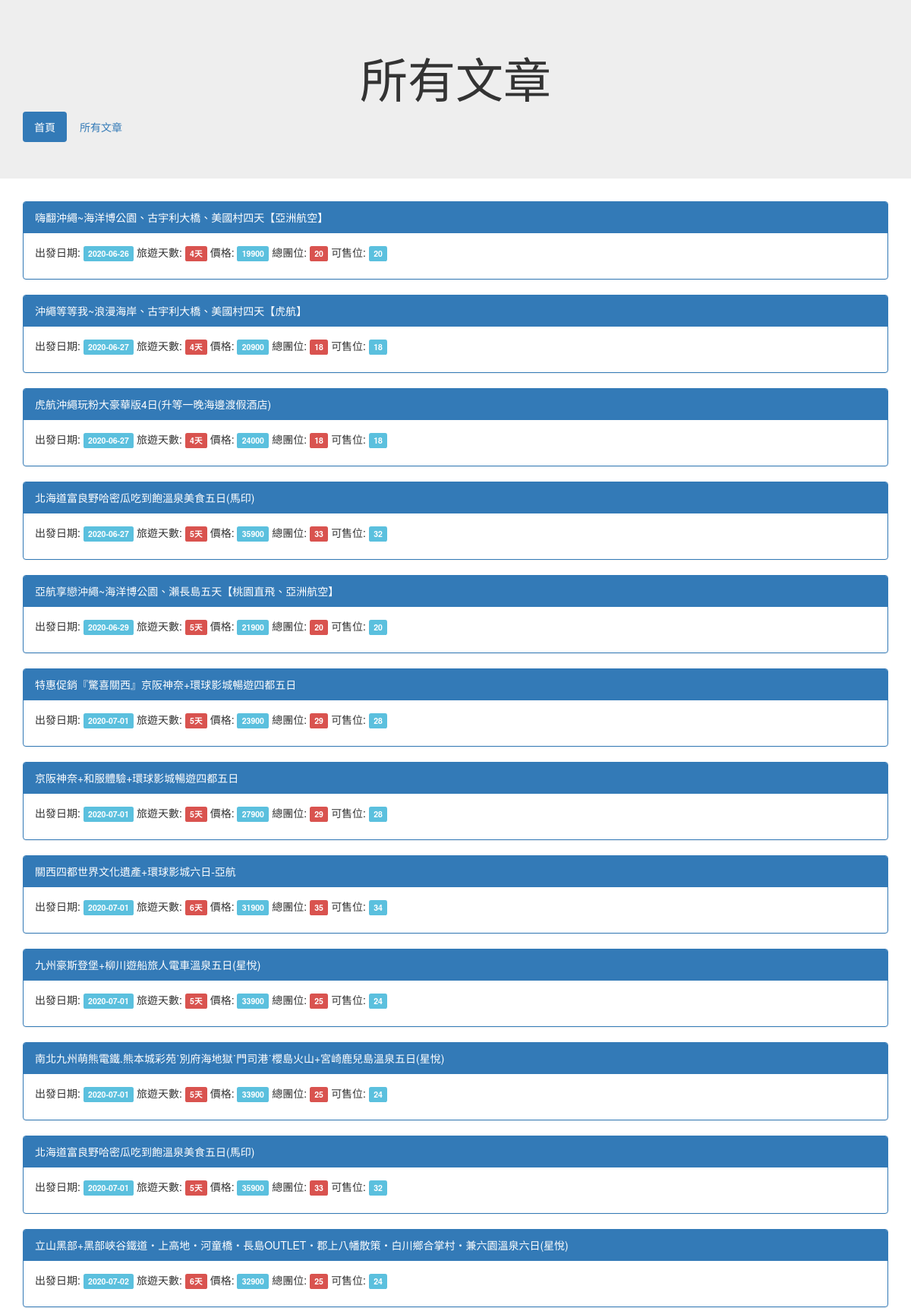
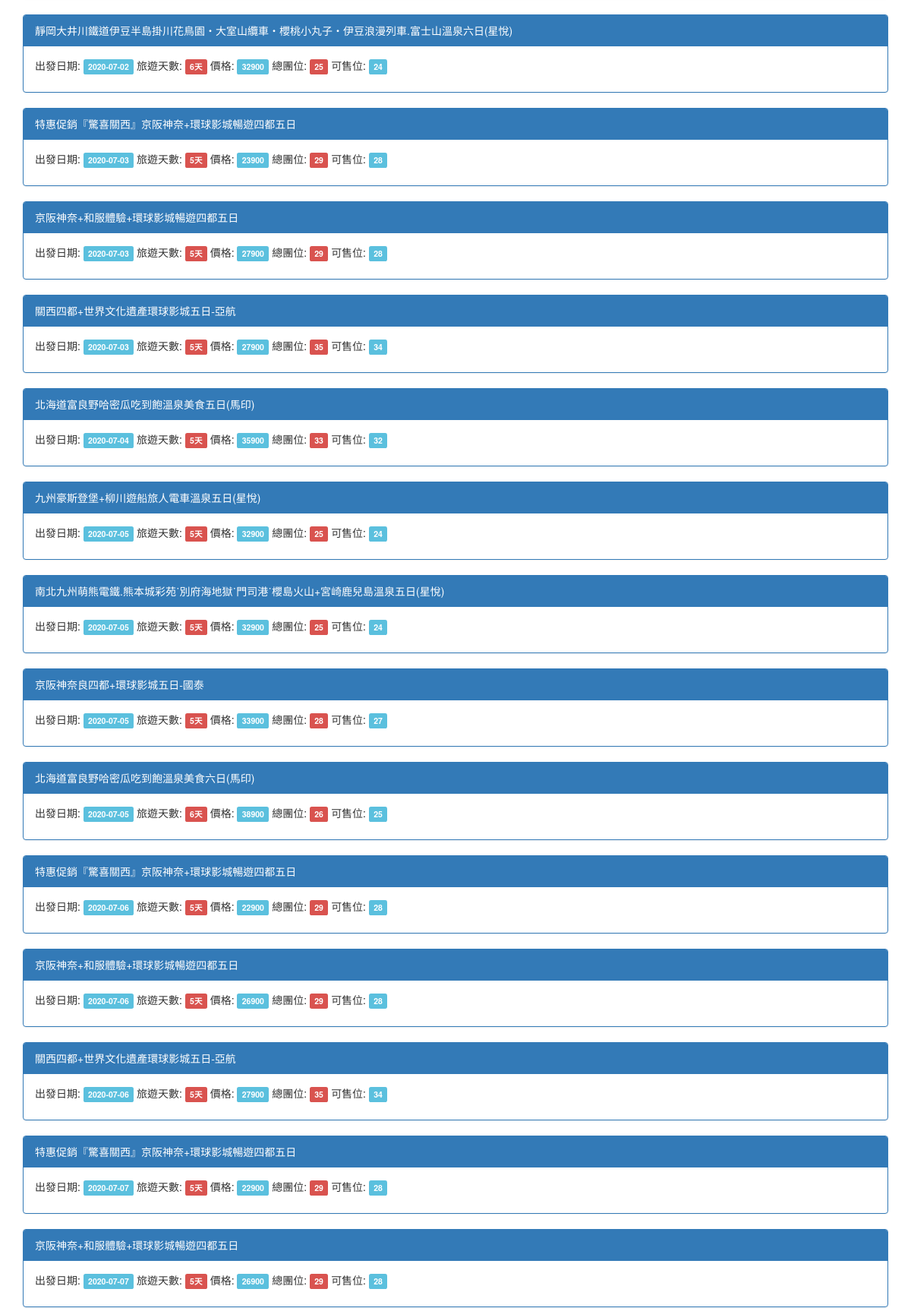
Screenshot of /網頁/trip/article_list.php (upper part) with the database file from the repository (2 pictures, top to bottom).
### tables this page shows
CREATE TABLE `all_data` (
  `id` int(11) NOT NULL,
  `date` date NOT NULL,
  `title` text NOT NULL,
  `trip_date` int(11) NOT NULL,
  `price` int(11) NOT NULL,
  `all_set` int(11) NOT NULL,
  `sale_set` int(11) NOT NULL,
  `country` int(11) NOT NULL,
  `company` int(11) NOT NULL
);

### 網頁/trip/php/functions.php (called while the page is built, shortened)
<?php
function get_publish_article()
{
  $datas = array();
  $sql = "SELECT * FROM `all_data`;";
  $query = mysqli_query($_SESSION['link'], $sql);
  if ($query)
  {
    if (mysqli_num_rows($query) > 0)
    {
      while ($row = mysqli_fetch_assoc($query))
      {
        $datas[] = $row;
      }
    }
  }
  else
  {
    echo "{$sql} 語法執行失敗，錯誤訊息：" . mysqli_error($_SESSION['link']);
  }
  return $datas;
}
?>

### 網頁/trip/article_list.php (the view, shortened to what this page needs)
<?php
require_once 'php/functions.php';
$datas = get_publish_article();
?>
<!DOCTYPE html>
<html lang="zh-TW">
  <head>
    <link rel="stylesheet" href="https://maxcdn.bootstrapcdn.com/bootstrap/3.3.4/css/bootstrap.min.css"/>
    <link rel="stylesheet" href="css/style.css"/>
  </head>
  <body>
    <div class="jumbotron">
      <div class="container">
        <div class="row">
          <div class="col-xs-12">
            <h1 class="text-center">所有文章</h1>
            <ul class="nav nav-pills">
              <li role="presentation" class="active"><a href="index.php">首頁</a></li>
              <li role="presentation"><a href="article_list.php">所有文章</a></li>
            </ul>
          </div>
        </div>
      </div>
    </div>
    <div class="content">
      <div class="container">
        <div class="row">
          <div class="col-xs-12">
          	<?php if(!empty($datas)):?>
          	<?php foreach($datas as $article):?>
          	<div class="panel panel-primary">
						        <div class="panel-heading">
						        	<?php echo $article['title'];?>
						        </div>
						        <div class="panel-body">
						        	<p>
						        		出發日期: <span class="label label-info"><?php echo $article['date'];?></span>
						        		旅遊天數: <span class="label label-danger"><?php echo $article['trip_date'];?>天</span>
						        		價格: <span class="label label-info"><?php echo $article['price'];?></span>
						        		總團位: <span class="label label-danger"><?php echo $article['all_set'];?></span>
			                                                      可售位: <span class="label label-info"><?php echo $article['sale_set'];?></span>
						        	</p>
						        </div>
						    </div>
						 <?php endforeach; ?>
						 <?php endif; ?>
          </div>
        </div>
      </div>
    </div>
  </body>
</html>

### 網頁/trip/css/style.css (style rules this page uses)
div.content { min-height: 400px; }

### rows the page displays
all_data: title "嗨翻沖繩~海洋博公園、古宇利大橋、美國村四天【亞洲航空】", date "2020-06-26", trip_date "4", price "19900", all_set "20", sale_set "20"
all_data: title "沖繩等等我~浪漫海岸、古宇利大橋、美國村四天【虎航】", date "2020-06-27", trip_date "4", price "20900", all_set "18", sale_set "18"
all_data: title "虎航沖繩玩粉大豪華版4日(升等一晚海邊渡假酒店)", date "2020-06-27", trip_date "4", price "24000", all_set "18", sale_set "18"
all_data: title "北海道富良野哈密瓜吃到飽溫泉美食五日(馬印)", date "2020-06-27", trip_date "5", price "35900", all_set "33", sale_set "32"
all_data: title "亞航享戀沖繩~海洋博公園、瀨長島五天【桃園直飛、亞洲航空】", date "2020-06-29", trip_date "5", price "21900", all_set "20", sale_set "20"
all_data: title "特惠促銷『驚喜關西』京阪神奈+環球影城暢遊四都五日", date "2020-07-01", trip_date "5", price "23900", all_set "29", sale_set "28"
all_data: title "京阪神奈+和服體驗+環球影城暢遊四都五日", date "2020-07-01", trip_date "5", price "27900", all_set "29", sale_set "28"
all_data: title "關西四都世界文化遺產+環球影城六日-亞航", date "2020-07-01", trip_date "6", price "31900", all_set "35", sale_set "34"
all_data: title "九州豪斯登堡+柳川遊船旅人電車溫泉五日(星悅)", date "2020-07-01", trip_date "5", price "33900", all_set "25", sale_set "24"
all_data: title "南北九州萌熊電鐵.熊本城彩苑˙別府海地獄˙門司港˙櫻島火山+宮崎鹿兒島溫泉五日(星悅)", date "2020-07-01", trip_date "5", price "33900", all_set "25", sale_set "24"
all_data: title "北海道富良野哈密瓜吃到飽溫泉美食五日(馬印)", date "2020-07-01", trip_date "5", price "35900", all_set "33", sale_set "32"
all_data: title "立山黑部+黑部峽谷鐵道・上高地・河童橋・長島OUTLET・郡上八幡散策・白川鄉合掌村・兼六園溫泉六日(星悅)", date "2020-07-02", trip_date "6", price "32900", all_set "25", sale_set "24"
all_data: title "靜岡大井川鐵道伊豆半島掛川花鳥園‧大室山纜車‧櫻桃小丸子‧伊豆浪漫列車.富士山溫泉六日(星悅)", date "2020-07-02", trip_date "6", price "32900", all_set "25", sale_set "24"
all_data: title "特惠促銷『驚喜關西』京阪神奈+環球影城暢遊四都五日", date "2020-07-03", trip_date "5", price "23900", all_set "29", sale_set "28"
all_data: title "京阪神奈+和服體驗+環球影城暢遊四都五日", date "2020-07-03", trip_date "5", price "27900", all_set "29", sale_set "28"
all_data: title "關西四都+世界文化遺產環球影城五日-亞航", date "2020-07-03", trip_date "5", price "27900", all_set "35", sale_set "34"
all_data: title "北海道富良野哈密瓜吃到飽溫泉美食五日(馬印)", date "2020-07-04", trip_date "5", price "35900", all_set "33", sale_set "32"
all_data: title "九州豪斯登堡+柳川遊船旅人電車溫泉五日(星悅)", date "2020-07-05", trip_date "5", price "32900", all_set "25", sale_set "24"
all_data: title "南北九州萌熊電鐵.熊本城彩苑˙別府海地獄˙門司港˙櫻島火山+宮崎鹿兒島溫泉五日(星悅)", date "2020-07-05", trip_date "5", price "32900", all_set "25", sale_set "24"
all_data: title "京阪神奈良四都+環球影城五日-國泰", date "2020-07-05", trip_date "5", price "33900", all_set "28", sale_set "27"
all_data: title "北海道富良野哈密瓜吃到飽溫泉美食六日(馬印)", date "2020-07-05", trip_date "6", price "38900", all_set "26", sale_set "25"
all_data: title "特惠促銷『驚喜關西』京阪神奈+環球影城暢遊四都五日", date "2020-07-06", trip_date "5", price "22900", all_set "29", sale_set "28"
all_data: title "京阪神奈+和服體驗+環球影城暢遊四都五日", date "2020-07-06", trip_date "5", price "26900", all_set "29", sale_set "28"
all_data: title "關西四都+世界文化遺產環球影城五日-亞航", date "2020-07-06", trip_date "5", price "27900", all_set "35", sale_set "34"
all_data: title "特惠促銷『驚喜關西』京阪神奈+環球影城暢遊四都五日", date "2020-07-07", trip_date "5", price "22900", all_set "29", sale_set "28"
all_data: title "京阪神奈+和服體驗+環球影城暢遊四都五日", date "2020-07-07", trip_date "5", price "26900", all_set "29", sale_set "28"
